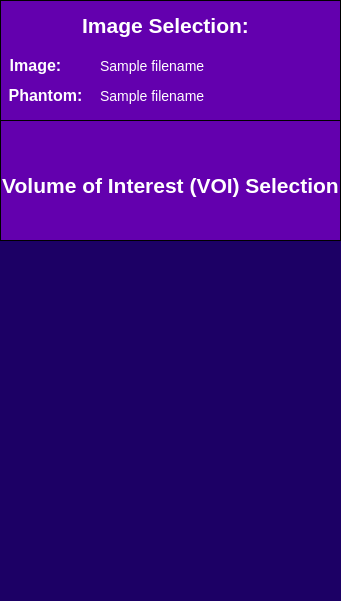
       <widget class="QWidget" name="sidebar" native="true">
        <property name="minimumSize">
         <size>
          <width>341</width>
          <height>601</height>
         </size>
        </property>
        <property name="maximumSize">
         <size>
          <width>241</width>
          <height>601</height>
         </size>
        </property>
        <property name="toolTip">
         <string>&lt;html&gt;&lt;head/&gt;&lt;body&gt;&lt;p&gt;&lt;br/&gt;&lt;/p&gt;&lt;/body&gt;&lt;/html&gt;</string>
        </property>
        <property name="styleSheet">
         <string notr="true">QWidget {
	background-color: rgb(28, 0, 101);
}</string>
        </property>
        <widget class="QFrame" name="imageSelectionSidebar">
         <property name="geometry">
          <rect>
           <x>0</x>
           <y>0</y>
           <width>341</width>
           <height>121</height>
          </rect>
         </property>
         <property name="minimumSize">
          <size>
           <width>341</width>
           <height>121</height>
          </size>
         </property>
         <property name="maximumSize">
          <size>
           <width>341</width>
           <height>121</height>
          </size>
         </property>
         <property name="styleSheet">
          <string notr="true">QFrame {
	background-color: rgb(99, 0, 174);
	border: 1px solid black;
}</string>
         </property>
         <property name="frameShape">
          <enum>QFrame::StyledPanel</enum>
         </property>
         <property name="frameShadow">
          <enum>QFrame::Raised</enum>
         </property>
         <widget class="QLabel" name="imageSelectionLabelSidebar">
          <property name="geometry">
           <rect>
            <x>70</x>
            <y>0</y>
            <width>191</width>
            <height>51</height>
           </rect>
          </property>
          <property name="styleSheet">
           <string notr="true">QLabel {
	font-size: 21px;
	color: rgb(255, 255, 255);
	background-color: rgba(255, 255, 255, 0);
	border: 0px;
	font-weight: bold;
}</string>
          </property>
          <property name="text">
           <string>Image Selection:</string>
          </property>
          <property name="alignment">
           <set>Qt::AlignCenter</set>
          </property>
         </widget>
         <widget class="QLabel" name="imageLabel">
          <property name="geometry">
           <rect>
            <x>-60</x>
            <y>40</y>
            <width>191</width>
            <height>51</height>
           </rect>
          </property>
          <property name="styleSheet">
           <string notr="true">QLabel {
	font-size: 16px;
	color: rgb(255, 255, 255);
	background-color: rgba(255, 255, 255, 0);
	border: 0px;
	font-weight: bold;
}</string>
          </property>
          <property name="text">
           <string>Image:</string>
          </property>
          <property name="alignment">
           <set>Qt::AlignCenter</set>
          </property>
         </widget>
         <widget class="QLabel" name="phantomLabel">
          <property name="geometry">
           <rect>
            <x>-50</x>
            <y>70</y>
            <width>191</width>
            <height>51</height>
           </rect>
          </property>
          <property name="styleSheet">
           <string notr="true">QLabel {
	font-size: 16px;
	color: rgb(255, 255, 255);
	background-color: rgba(255, 255, 255, 0);
	border: 0px;
	font-weight: bold
}</string>
          </property>
          <property name="text">
           <string>Phantom:</string>
          </property>
          <property name="alignment">
           <set>Qt::AlignCenter</set>
          </property>
         </widget>
         <widget class="QLabel" name="phantomPathInput">
          <property name="geometry">
           <rect>
            <x>100</x>
            <y>70</y>
            <width>241</width>
            <height>51</height>
           </rect>
          </property>
          <property name="styleSheet">
           <string notr="true">QLabel {
	font-size: 14px;
	color: rgb(255, 255, 255);
	background-color: rgba(255, 255, 255, 0);
	border: 0px;
}</string>
          </property>
          <property name="text">
           <string>Sample filename </string>
          </property>
          <property name="alignment">
           <set>Qt::AlignLeading|Qt::AlignLeft|Qt::AlignVCenter</set>
          </property>
         </widget>
         <widget class="QLabel" name="imagePathInput">
          <property name="geometry">
           <rect>
            <x>100</x>
            <y>40</y>
            <width>241</width>
            <height>51</height>
           </rect>
          </property>
          <property name="styleSheet">
           <string notr="true">QLabel {
	font-size: 14px;
	color: rgb(255, 255, 255);
	background-color: rgba(255, 255, 255, 0);
	border: 0px;
}</string>
          </property>
          <property name="text">
           <string>Sample filename </string>
          </property>
          <property name="alignment">
           <set>Qt::AlignLeading|Qt::AlignLeft|Qt::AlignVCenter</set>
          </property>
         </widget>
        </widget>
        <widget class="QFrame" name="roiSidebar">
         <property name="geometry">
          <rect>
           <x>0</x>
           <y>120</y>
           <width>341</width>
           <height>121</height>
          </rect>
         </property>
         <property name="maximumSize">
          <size>
           <width>341</width>
           <height>121</height>
          </size>
         </property>
         <property name="styleSheet">
          <string notr="true">QFrame {
	background-color: rgb(99, 0, 174);
	border: 1px solid black;
}</string>
         </property>
         <property name="frameShape">
          <enum>QFrame::StyledPanel</enum>
         </property>
         <property name="frameShadow">
          <enum>QFrame::Raised</enum>
         </property>
         <widget class="QLabel" name="roiSidebarLabel">
          <property name="geometry">
           <rect>
            <x>0</x>
            <y>40</y>
            <width>341</width>
            <height>51</height>
           </rect>
          </property>
          <property name="styleSheet">
           <string notr="true">QLabel {
	font-size: 21px;
	color: rgb(255, 255, 255);
	background-color: rgba(255, 255, 255, 0);
	border: 0px;
	font-weight: bold;
}</string>
          </property>
          <property name="text">
           <string>Volume of Interest (VOI) Selection</string>
          </property>
          <property name="alignment">
           <set>Qt::AlignCenter</set>
          </property>
         </widget>
        </widget>
       </widget>
